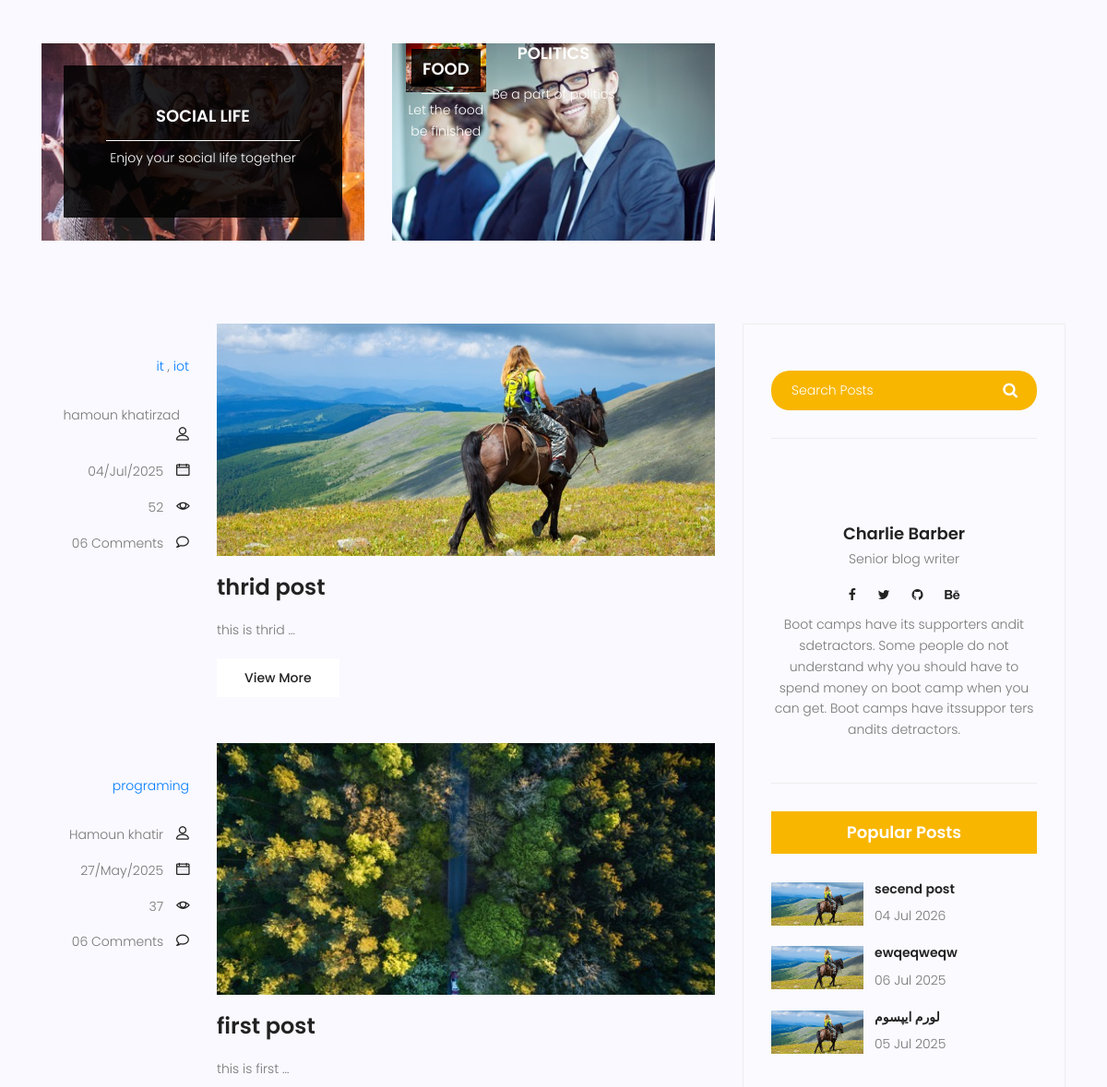
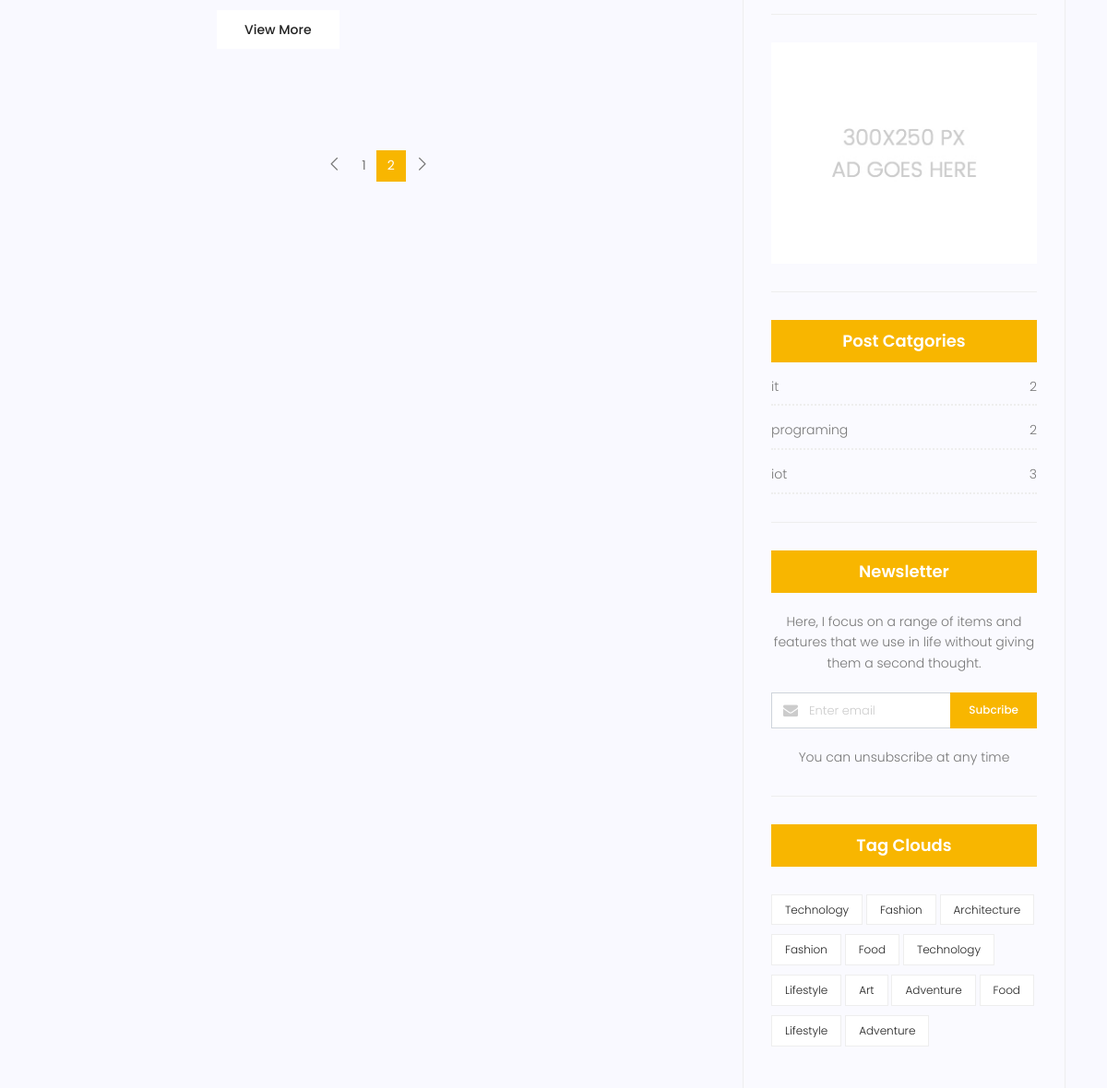
/blog/?page=2 (middle part), run on an earlier commit of the app's database (2 pictures, top to bottom).
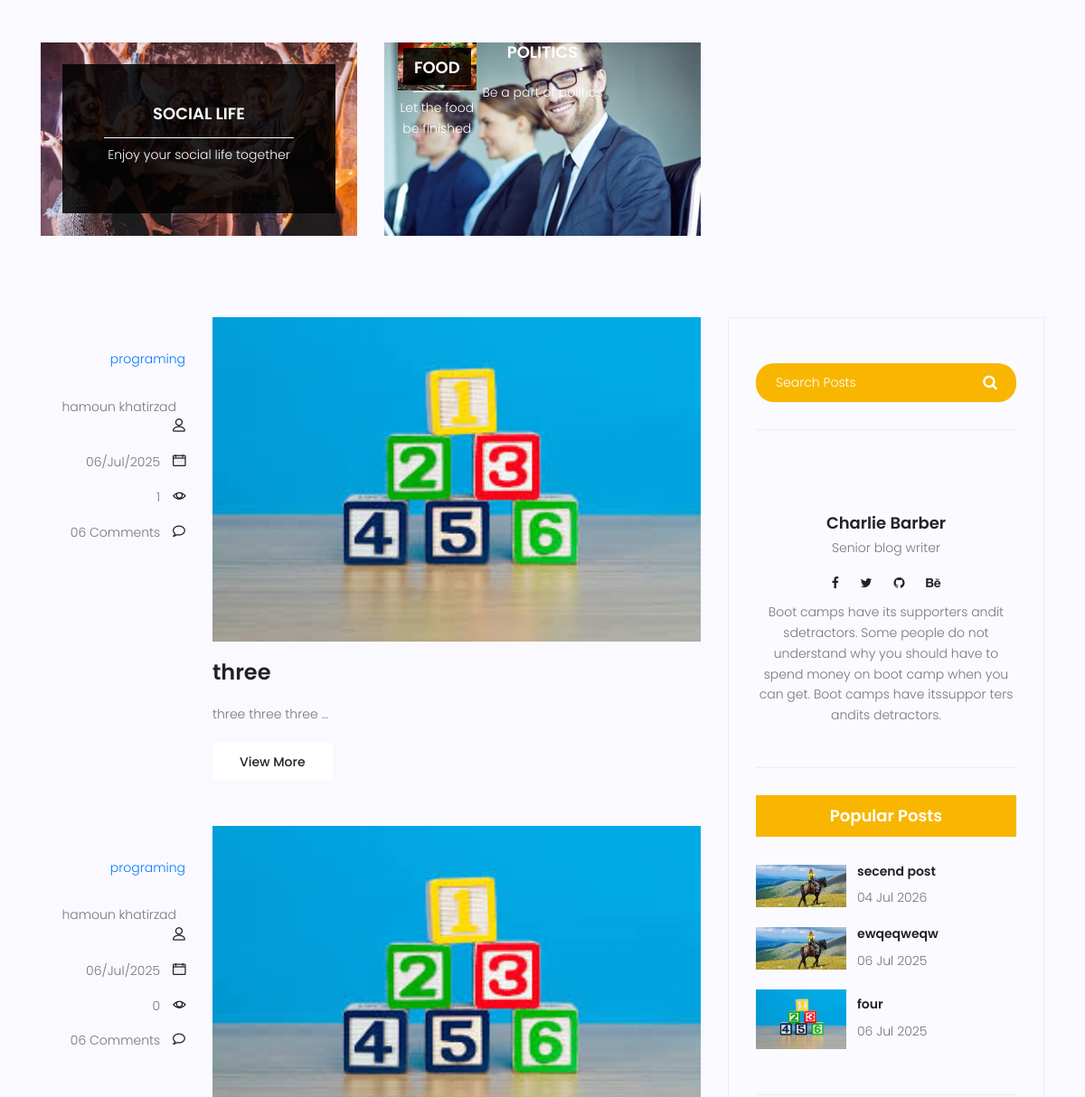
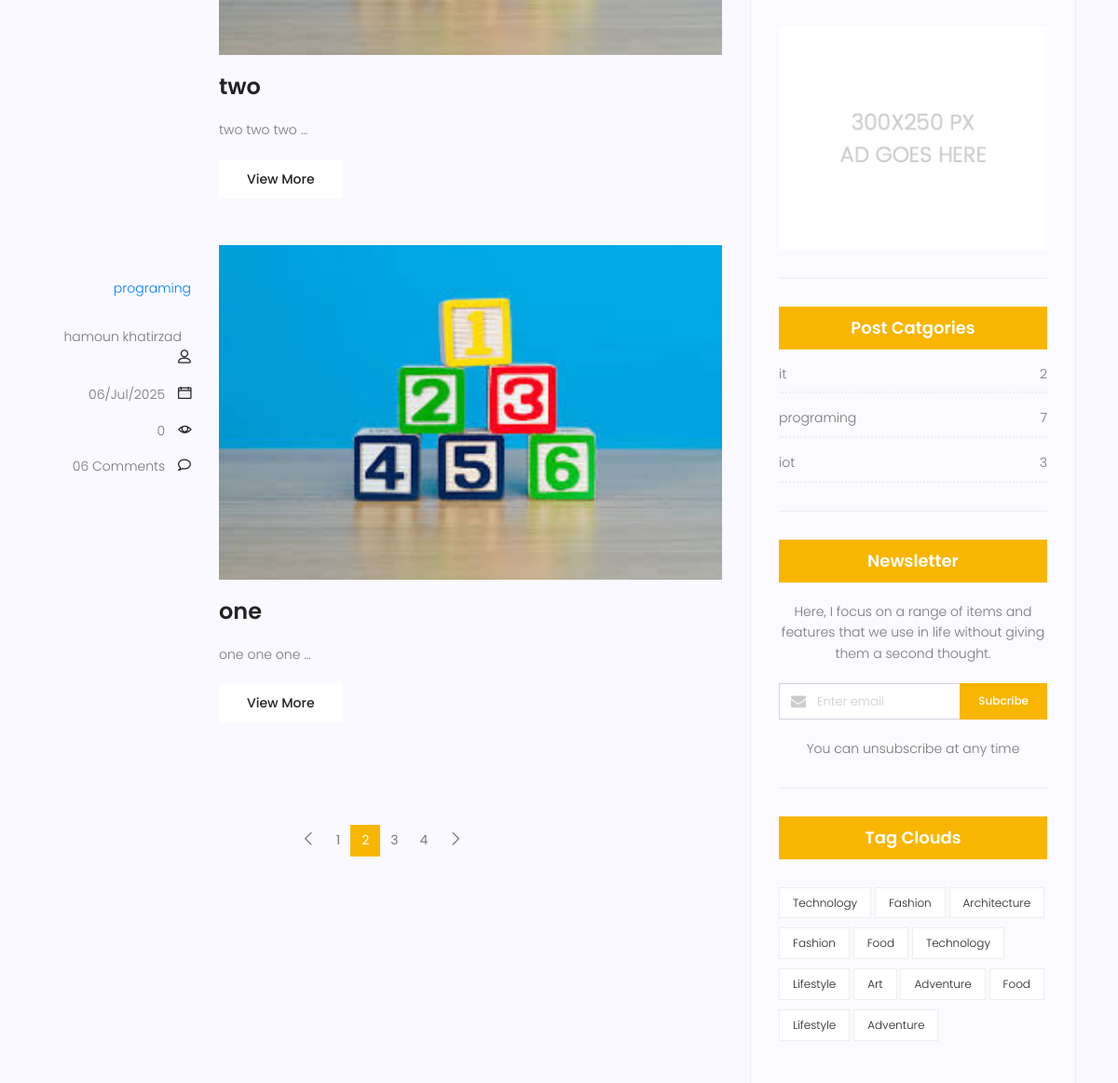
And on a later commit of the database (2 pictures, top to bottom).
### blog/models.py (models this page shows, shortened)
class Category(models.Model):
    name=models.CharField(max_length=255)
    def __str__(self):
        return self.name

class post(models.Model):
    image =models.ImageField(upload_to='blog/',default='blog/default.jpg')
    author = models.ForeignKey(User, on_delete=models.SET_NULL,null=True)
    title=models.CharField(max_length=255)
    content=models.TextField()
    category =models.ManyToManyField(Category)
    counted_views = models.IntegerField(default=0)
    status = models.BooleanField(default=False)
    published_date = models.DateTimeField(null=True)
    created_date = models.DateTimeField(auto_now_add=True)
    updated_date = models.DateTimeField(auto_now=True)
    class Meta:
        ordering=['-created_date']

### blog/views.py (the view)
# urls.py: path('',blog_home,name='index'),
def blog_home(request,**kwargs):
    posts = post.objects.filter(published_date__lte=now,status=True).order_by('-published_date')
    if kwargs.get('cat_name')!=None:
        posts = posts.filter(category__name=kwargs['cat_name'])
    if kwargs.get('author_username')!= None:
        posts = posts.filter(author__username=kwargs['author_username'])
    posts=Paginator(posts,3)
    try:
        page_number = request.GET.get('page')
        posts = posts.get_page(page_number)
    except PageNotAnInteger:
        posts = posts.get_page(1)
    except EmptyPage:
        posts = posts.get_page(1)
    contexts={'posts':posts}
    return render(request,'blog/blog-home.html',contexts)

### blog/templatetags/blog_tags.py (called while the page is built)
@register.inclusion_tag('blog/blog-latespost.html')
def lates_p(arg=3):
    posts=post.objects.filter(published_date__lte=timezone.now(),status=True).order_by('-published_date')[:arg]
    return {'posts': posts}

@register.inclusion_tag('blog/blog-category.html')
def category_p():
    posts=post.objects.filter(published_date__lte=timezone.now(),status=True)
    category_posts=Category.objects.all
    post_cat=dict()
    for cat in category_posts():
        post_cat[cat] = posts.filter(category=cat).count()
    return {'categories': post_cat}

### templates/blog/blog-home.html (shortened to what this page needs)
{%extends 'base.html'%}
{%load blog_tags%}
{%load static%}
{%block content%}
<section class="top-category-widget-area pt-90 pb-90 ">
	<div class="container">
		<div class="row">
			<div class="col-lg-4">
				<div class="single-cat-widget">
					<div class="content relative">
						<div class="overlay overlay-bg"></div>
						<a href="#" target="_blank">
							<div class="thumb">
								<img class="content-image img-fluid d-block mx-auto" src="{% static 'img/blog/cat-widget1.jpg'%}"alt="">
							</div>
							<div class="content-details">
								<h4 class="content-title mx-auto text-uppercase">Social life</h4>
								<span></span>
								<p>Enjoy your social life together</p>
							</div>
						</a>
					</div>
				</div>
			</div>
			<div class="col-lg-4">
				<div class="single-cat-widget">
					<div class="content relative">
						<div class="overlay blank">
							<div class="thumb">
								<img class="content-image img-fluid d-block mx-auto" src="{% static 'img/blog/cat-widget2.jpg'%}"
									alt="">
							</div>
							<div class="content-details">
								<h4 class="content-title mx-auto text-uppercase">Politics</h4>
								<p>Be a part of politics</p>
							</div>
					</div>
				</div>
			</div>
			<div class="col-lg-4">
				<div class="single-cat-widget">
					<div class="content relative">
						<div class="overlay overlay-bg"></div>
						<a href="#" target="_blank">
							<div class="thumb">
								<img class="content-image img-fluid d-block mx-auto" src="{% static 'img/blog/cat-widget3.jpg'%}"
									alt="">
							</div>
							<div class="content-details">
								<h4 class="content-title mx-auto text-uppercase">Food</h4>
								<p>Let the food be finished</p>
							</div>
						</a>
					</div>
				</div>
			</div>
		</div>
	</div>
</section>
<section class="post-content-area">
	<div class="container">
		<div class="row">
			<div class="col-lg-8 posts-list">
				{%for post in posts%}
				<div class="single-post row">
					<div class="col-lg-3  col-md-3 meta-details">
						<ul class="tags">
							{%for cat in post.category.all%}
							<a href="{% url "blog:category" cat_name=cat.name%}">{{cat.name}}
							{%if not forloop.last%}</a> , {%endif%}
							{%endfor%}
						</ul>
						<div class="user-details row">
							<p class="user-name col-lg-12 col-md-12 col-6"><a href="{% url 'blog:author'  post.author.username %}">{{post.author.get_full_name}}</a> <span
									class="lnr lnr-user"></span></p>
							<p class="date col-lg-12 col-md-12 col-6"><a href="#">{{post.published_date|date:"d/M/Y"}}</a> <span
									class="lnr lnr-calendar-full"></span></p>
							<p class="view col-lg-12 col-md-12 col-6"><a href="#">{{post.counted_views}}</a> <span
									class="lnr lnr-eye"></span></p>
							<p class="comments col-lg-12 col-md-12 col-6"><a href="#">06 Comments</a> <span
									class="lnr lnr-bubble"></span></p>
						</div>
					</div>
					<div class="col-lg-9 col-md-9 ">
						<div class="feature-img">
							<img class="img-fluid" src="{{post.image.url}}" alt="">
						</div>
						<a class="posts-title" href="{% url 'blog:single' pid=post.id%}">
							<h3>{{post.title}}</h3>
						</a>
						<p class="excert">
							{{post.content|truncatewords:3}}
						</p>
						<a href="/blog/{{post.id}}" class="primary-btn">View More</a>
					</div>
				</div>
				{%endfor%}
			{% include "blog/blog-page.html"%}
			</div>
			<div class="col-lg-4 sidebar-widgets">
				<div class="widget-wrap">
					{% include "blog/blog-search.html" %}
					{% include "blog/blog-writer.html" %}
					<div class="single-sidebar-widget popular-post-widget">
						<h4 class="popular-title">Popular Posts</h4>
						{% lates_p %}
					</div>
					<div class="single-sidebar-widget ads-widget">
						<a href="#"><img class="img-fluid" src="{% static 'img/blog/ads-banner.jpg'%}" alt=""></a>
					</div>
					<div class="single-sidebar-widget post-category-widget">
						<h4 class="category-title">Post Catgories</h4>
						{% category_p %}
					</div>
					<div class="single-sidebar-widget newsletter-widget">
						<h4 class="newsletter-title">Newsletter</h4>
						<p>
							Here, I focus on a range of items and features that we use in life without
							giving them a second thought.
						</p>
						<div class="form-group d-flex flex-row">
							<div class="col-autos">
								<div class="input-group">
									<div class="input-group-prepend">
										<div class="input-group-text"><i class="fa fa-envelope" aria-hidden="true"></i>
										</div>
									</div>
									<input type="text" class="form-control" id="inlineFormInputGroup"
										placeholder="Enter email" onfocus="this.placeholder = ''"
										onblur="this.placeholder = 'Enter email'">
								</div>
							</div>
							<a href="#" class="bbtns">Subcribe</a>
						</div>
						<p class="text-bottom">
							You can unsubscribe at any time
						</p>
					</div>
					<div class="single-sidebar-widget tag-cloud-widget">
						<h4 class="tagcloud-title">Tag Clouds</h4>
						<ul>
							<li><a href="#">Technology</a></li>
							<li><a href="#">Fashion</a></li>
							<li><a href="#">Architecture</a></li>
							<li><a href="#">Fashion</a></li>
							<li><a href="#">Food</a></li>
							<li><a href="#">Technology</a></li>
							<li><a href="#">Lifestyle</a></li>
							<li><a href="#">Art</a></li>
							<li><a href="#">Adventure</a></li>
							<li><a href="#">Food</a></li>
							<li><a href="#">Lifestyle</a></li>
							<li><a href="#">Adventure</a></li>
						</ul>
					</div>
				</div>
			</div>
		</div>
	</div>
</section>
</body>
</html>
{%endblock%}

### templates/base.html (shortened to what this page needs)
{% load static %}
<!DOCTYPE html>
<html lang="zxx" class="no-js">
<head>
    <link rel="stylesheet" href="{% static 'css/linearicons.css' %}">
    <link rel="stylesheet" href="{% static 'css/font-awesome.min.css' %}">
    <link rel="stylesheet" href="{% static 'css/bootstrap.css' %}">
    <link rel="stylesheet" href="{% static 'css/magnific-popup.css' %}">
    <link rel="stylesheet" href="{% static 'css/jquery-ui.css' %}">
    <link rel="stylesheet" href="{% static 'css/nice-select.css' %}">
    <link rel="stylesheet" href="{% static 'css/animate.min.css' %}">
    <link rel="stylesheet" href="{% static 'css/owl.carousel.css' %}">
    <link rel="stylesheet" href="{% static 'css/main.css' %}">
</head>
<body>
    {%block content%}
    {%endblock%}
</body>
</html>

### templates/blog/blog-page.html (shortened to what this page needs)
{%load static%}
<nav class="blog-pagination justify-content-center d-flex">
    <ul class="pagination">
        <li class="page-item">
            <a href="?page=1" class="page-link" aria-label="Previous">
                <span aria-hidden="true">
                    <span class="lnr lnr-chevron-left"></span>
                </span>
            </a>
        </li>
        {% for i in posts.paginator.page_range %}
            {% if i == posts.number %}
                <li class="page-item active">
                    <a href="?page={{ i }}" class="page-link">{{ i }}</a>
                </li>
            {% else %}
                <li class="page-item">
                    <a href="?page={{ i }}" class="page-link">{{ i }}</a>
                </li>
            {% endif %}
        {% endfor %}
        <li class="page-item">
            <a href="?page={{ posts.paginator.num_pages }}"
               class="page-link"
               aria-label="Next">
                <span aria-hidden="true">
                    <span class="lnr lnr-chevron-right"></span>
                </span>
            </a>
        </li>
    </ul>
</nav>

### templates/blog/blog-search.html
{% load static %}
<div class="single-sidebar-widget search-widget">
    <form class="search-form" action="{%url "blog:search"%}">
        <input placeholder="Search Posts"
               name="s"
               type="text"
               onfocus="this.placeholder = ''"
               onblur="this.placeholder = 'Search Posts'">
        <button type="submit">
            <i class="fa fa-search"></i>
        </button>
    </form>
</div>

### templates/blog/blog-writer.html (shortened to what this page needs)
{%load static%}
<div class="single-sidebar-widget user-info-widget">
    <a href="#">
        <h4>Charlie Barber</h4>
    </a>
    <p>Senior blog writer</p>
    <ul class="social-links">
        <li>
            <a href="#"><i class="fa fa-facebook"></i></a>
        </li>
        <li>
            <a href="#"><i class="fa fa-twitter"></i></a>
        </li>
        <li>
            <a href="#"><i class="fa fa-github"></i></a>
        </li>
        <li>
            <a href="#"><i class="fa fa-behance"></i></a>
        </li>
    </ul>
    <p>
        Boot camps have its supporters andit sdetractors. Some people do not understand why you
        should have to spend money on boot camp when you can get. Boot camps have itssuppor ters
        andits detractors.
    </p>
</div>

### templates/blog/blog-latespost.html
{%load static%}
<div class="popular-post-list">
    {% for post in posts %}
    <div class="single-post-list d-flex flex-row align-items-center">
        <div class="thumb">
            <img class="img-fluid" src="{{post.image.url}}"  alt="">
        </div>
        <div class="details">
            <a href="{% url 'blog:single' pid=post.id%}">
                <h6> {{post.title}}</h6>
            </a>
            <p>{{post.published_date|date:"d M Y"}}</p>
        </div>
    </div>
    {% endfor %}
</div>

### templates/blog/blog-category.html
{% load static %}
<ul class="cat-list">
    {% for name , count in categories.items %}
        <li>
            <a href="{% url "blog:category" cat_name=name %}" class="d-flex justify-content-between">
                <p>{{name}}</p>
                <p>{{count}}</p>
        </a>
    {%endfor%}
    </li>
</ul>

What changed in the data, as far as the page shows it:
no longer on this page (row unchanged): post: author.get_full_name "hamoun khatirzad", published_date "04/Jul/2025", counted_views "52", image (placeholder picture), title "thrid post", content "this is thrid …", Category (name "it"), Category (name "iot"), shown under "FOOD"
no longer on this page (row unchanged): post: author.get_full_name "Hamoun khatir", published_date "27/May/2025", counted_views "37", image (picture), title "first post", content "this is first …", Category (name "programing"), shown under "FOOD"
no longer on this page (row unchanged): post: image (placeholder picture), title "لورم ایپسوم", published_date "05 Jul 2025", shown under "Popular Posts"
added post: author.get_full_name "hamoun khatirzad", published_date "06/Jul/2025", counted_views "1", image (picture), title "three", content "three three three …", Category (name "programing"), shown under "FOOD"
computed for Category "programing": id "2" → "7"
added post: author.get_full_name "hamoun khatirzad", published_date "06/Jul/2025", counted_views "0", image (picture), title "two", content "two two two …", Category (name "programing"), shown under "FOOD"
added post: author.get_full_name "hamoun khatirzad", published_date "06/Jul/2025", counted_views "0", image (picture), title "one", content "one one one …", Category (name "programing"), shown under "FOOD"
added post: image (picture), title "four", published_date "06 Jul 2025", shown under "Popular Posts"
Also different on the page:
new list line: "3"
new list line: "4"
